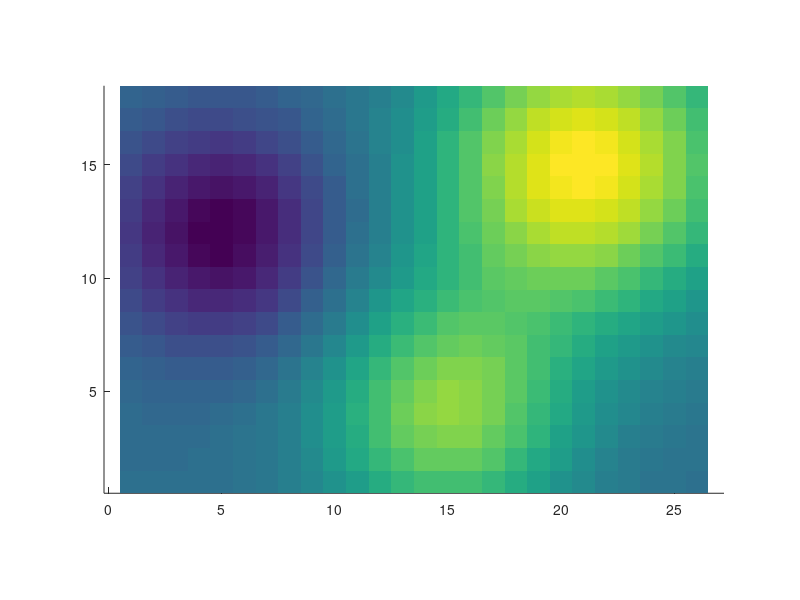

Write MATLAB code to recreate this figure. (Note: this script raises an error after producing the figure.)
%% Representacion discreta del espacio de busqueda con cadena de modulos cuadrados
clear; clc; close all;

%% Dominio discreto Omega_d
Nx = 26;
Ny = 18;
[X,Y] = meshgrid(1:Nx,1:Ny);

%% Campo discreto de humedad mu(x)
mu = 0.35 ...
    + 0.35*exp(-((X-21).^2 + (Y-15).^2)/45) ...
    + 0.25*exp(-((X-15).^2 + (Y-4).^2)/30) ...
    - 0.20*exp(-((X-5).^2  + (Y-12).^2)/25);

mu = (mu - min(mu(:))) ./ (max(mu(:)) - min(mu(:)));

%% Figura
figure('Color','w','Position',[100 100 1200 750]);
hold on; axis equal; axis tight;

imagesc(mu);
set(gca,'YDir','normal');
colormap(parula);
alpha(0.78);

xlim([0.5 Nx+0.5]);
ylim([0.5 Ny+0.5]);

xlabel('$x_1$','Interpreter','latex','FontSize',18);
ylabel('$x_2$','Interpreter','latex','FontSize',18);
title('Espacio de busqueda $\Omega_d$', ...
    'Interpreter','latex','FontSize',18);

%% Grilla discreta
for i = 0.5:1:Nx+0.5
    plot([i i],[0.5 Ny+0.5],':','Color',[0.35 0.35 0.35]);
end

for j = 0.5:1:Ny+0.5
    plot([0.5 Nx+0.5],[j j],':','Color',[0.35 0.35 0.35]);
end

%% Obstaculo discreto
obs1 = [4 11; 5 11; 6 11; 4 12; 5 12; 6 12; 5 13; 6 13; 7 12];
drawDiscreteObstacle(obs1,'$\mathcal{O}_1$');

%% Trayectoria discreta x(t)
path = [ ...
    7 5;
    9 7;
    10 8;
    11 9;
    12 10;
    14 11;
    16 12;
    18 13;
    21 15];

plot(path(:,1),path(:,2),'k--','LineWidth',2.2);
plot(path(1,1),path(1,2),'ko','MarkerFaceColor','k','MarkerSize',8);

text(path(1,1)-1.2,path(1,2)-0.8,'$x(0)$', ...
    'Interpreter','latex','FontSize',15);

quiver(path(end-1,1),path(end-1,2), ...
    path(end,1)-path(end-1,1), ...
    path(end,2)-path(end-1,2), ...
    0,'k','LineWidth',2.2,'MaxHeadSize',0.8);

text(21.4,15.3,'$x(t)$', ...
    'Interpreter','latex','FontSize',16);

%% Cadena tipo serpiente con cuatro modulos cuadrados
Rs = 1.2;

snake = [ ...
    10.8 8.8;
    11.6 9.4;
    12.5 9.0;
    13.3 9.6];

%% Conexion fisica entre modulos
plot(snake(:,1),snake(:,2),'k-','LineWidth',4.0);

for n = 1:size(snake,1)

    xi = snake(n,1);
    yi = snake(n,2);

    %% Rango de sensado
    th = linspace(0,2*pi,160);
    plot(xi + Rs*cos(th), yi + Rs*sin(th), '--', ...
        'Color',[0 0.45 0.9], 'LineWidth',1.2);

    %% Modulo cuadrado
    rectangle('Position',[xi-0.35 yi-0.35 0.7 0.7], ...
        'Curvature',0.15, ...
        'FaceColor','w', ...
        'EdgeColor','k', ...
        'LineWidth',1.8);

    %% Punto central del modulo
    plot(xi,yi,'ko','MarkerFaceColor','k','MarkerSize',3);

    %% Etiqueta del modulo
    text(xi-0.25,yi-0.85,sprintf('$m_%d$',n), ...
        'Interpreter','latex','FontSize',13);

    %% Direcciones candidatas Q
    dirs = [ ...
         1  0;
        -1  0;
         0  1;
         0 -1];

    for d = 1:size(dirs,1)
        v = dirs(d,:) / norm(dirs(d,:));
        quiver(xi,yi,0.65*v(1),0.65*v(2),0, ...
            'Color',[0.45 0.45 0.45], ...
            'LineStyle','--', ...
            'LineWidth',0.9, ...
            'MaxHeadSize',0.8);
    end

    %% Direccion deseada d*
    [gx,gy] = localDiscreteGradient(mu,xi,yi);
    gnorm = hypot(gx,gy) + eps;

    quiver(xi,yi,1.05*gx/gnorm,1.05*gy/gnorm,0, ...
        'Color',[0 0.45 0.12], ...
        'LineWidth',2.3, ...
        'MaxHeadSize',0.9);
end

%% Comunicacion local entre modulos vecinos
for n = 1:size(snake,1)-1
    plot(snake(n:n+1,1),snake(n:n+1,2),'k:', ...
        'LineWidth',2.4);
end

%% Etiquetas principales
text(19.2,16.6,'$\mu(\mathbf{x})$', ...
    'Interpreter','latex','FontSize',15,'FontWeight','bold');

text(14.8,12.8,'$\mathbf{d}^{\star}(\mathbf{x},k)$', ...
    'Interpreter','latex','FontSize',14, ...
    'Color',[0 0.35 0.1],'FontWeight','bold');

text(9.0,9.2,'$R_s$', ...
    'Interpreter','latex','FontSize',14, ...
    'Color',[0 0.25 0.8],'FontWeight','bold');

%% Barra de color
cb = colorbar;
cb.Label.String = 'Humedad del suelo \mu(x) - VWC';
cb.Label.FontSize = 12;

%% Ajustes finales
set(gca,'FontSize',12);
set(gca,'Layer','top');

%% Exportar imagen
print(gcf,'representacion_discreta_serpiente_cuadrada','-dpng','-r300');

%% Funciones locales

function drawDiscreteObstacle(cells,labelText)

    for r = 1:size(cells,1)
        x = cells(r,1);
        y = cells(r,2);

        rectangle('Position',[x-0.5 y-0.5 1 1], ...
            'FaceColor',[0.45 0.45 0.45], ...
            'EdgeColor',[0.2 0.2 0.2], ...
            'LineWidth',1.0);
    end

    cx = mean(cells(:,1));
    cy = mean(cells(:,2));

    text(cx+1.3,cy+1,labelText, ...
        'Interpreter','latex', ...
        'FontSize',15, ...
        'Color',[0.65 0 0], ...
        'FontWeight','bold');

    th = linspace(0,2*pi,160);
    rx = max(cells(:,1))-min(cells(:,1)) + 1.8;
    ry = max(cells(:,2))-min(cells(:,2)) + 1.8;

    plot(cx + 0.55*rx*cos(th), ...
         cy + 0.55*ry*sin(th), ...
         'r--','LineWidth',1.4);
end

function [gx,gy] = localDiscreteGradient(mu,xi,yi)

    [Ny,Nx] = size(mu);

    xi = round(xi);
    yi = round(yi);

    xi = max(2,min(Nx-1,xi));
    yi = max(2,min(Ny-1,yi));

    gx = (mu(yi,xi+1) - mu(yi,xi-1))/2;
    gy = (mu(yi+1,xi) - mu(yi-1,xi))/2;
end
